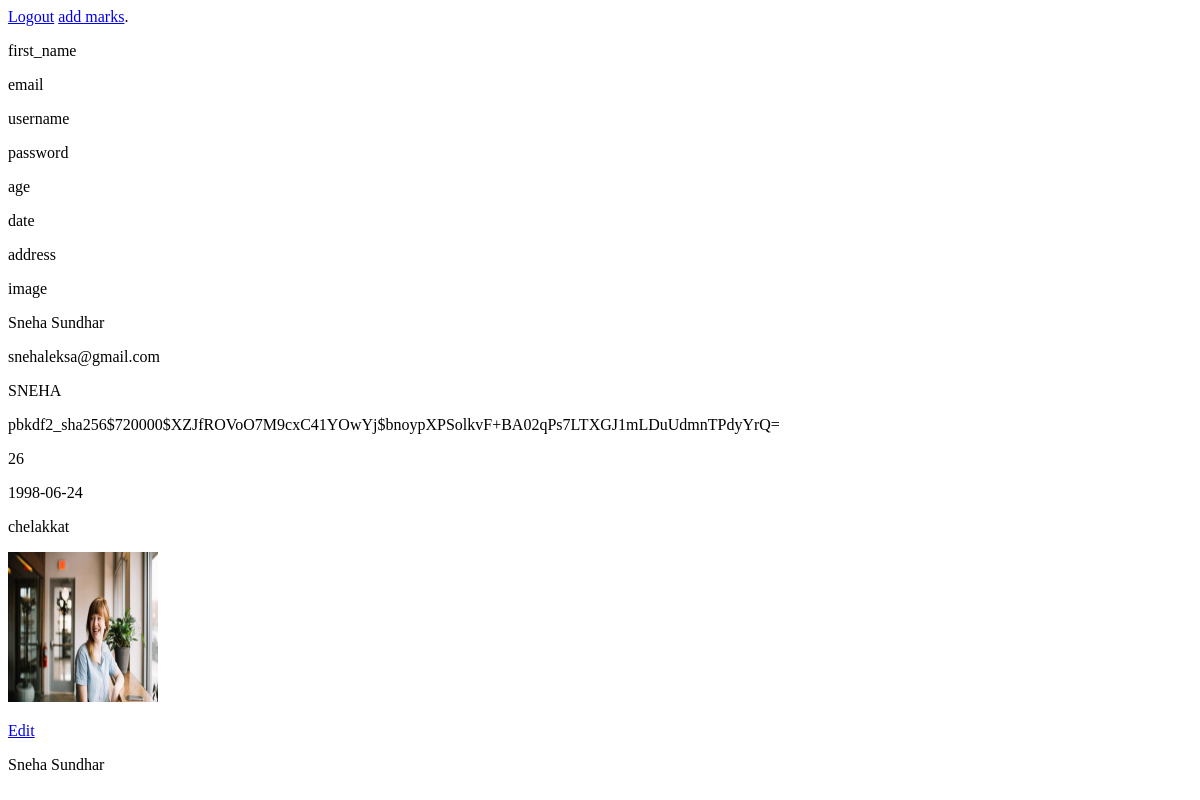
/home (signed in), run on an earlier commit of the app's database.
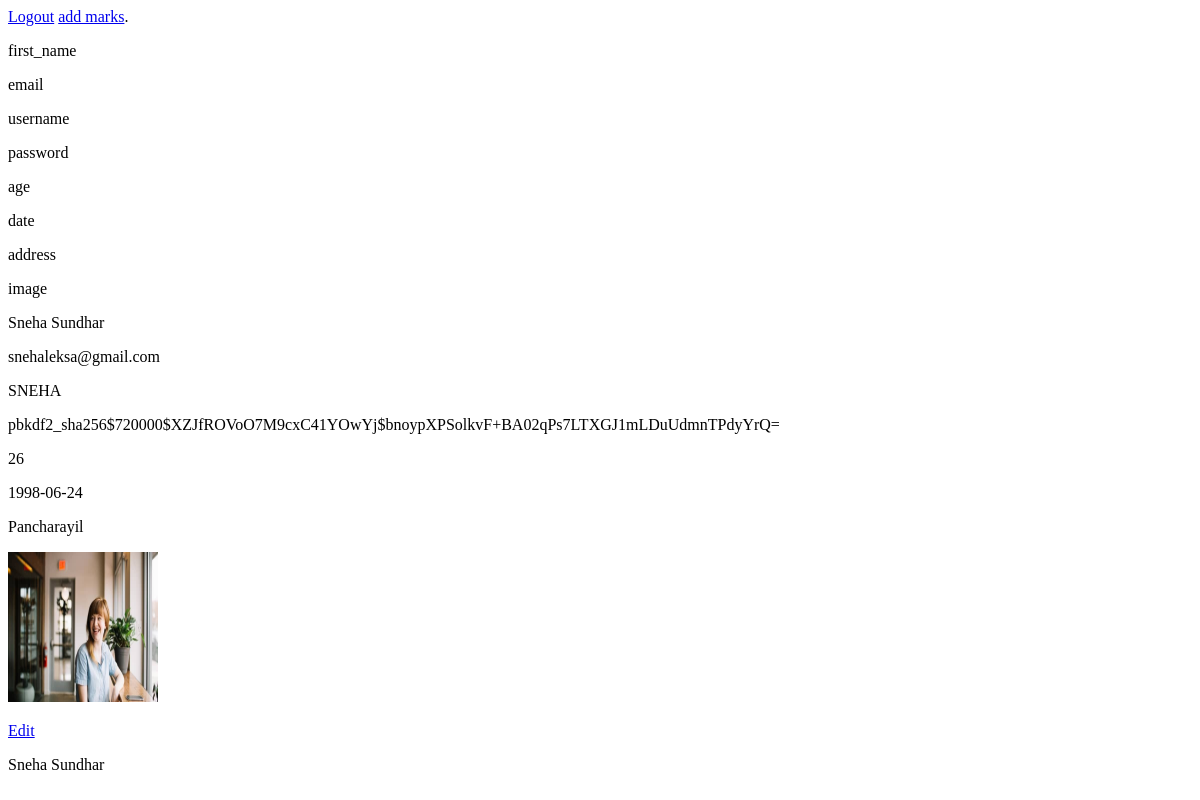
And on a later commit of the database.
### app/models.py (models this page shows, shortened)
class CustomUser(AbstractUser):
    age=models.IntegerField(null=True,blank=True)
    date=models.CharField(max_length=100,null=True,blank=True)
    address=models.CharField(max_length=100,null=True,blank=True)
    image=models.FileField(null=True,blank=True)

### app/views.py (the view)
# urls.py: 2. Add a URL to urlpatterns:  path('', views.home, name='home')
def home(request):
    data=CustomUser.objects.get(id=request.user.id)
    print(data.age)
    return render(request,'home.html',{'data':data})

### templates/home.html (shortened to what this page needs)
<!DOCTYPE html>
<html lang="en">
<head>
</head>
<body>
    <a href="logout">Logout</a>
    <a href="marks">add marks</a>.
            <p>first_name</p>
            <p>email</p>
            <p>username</p>
            <p>password</p>
            <p>age</p>
            <p>date</p>
            <p>address</p>
            <p>image</p>
            <p>{{data.first_name}}</p>
            <p>{{data.email}}</p>
            <p>{{data.username}}</p>
            <p>{{data.password}}</p>
            <p>{{data.age}}</p>
            <p>{{data.date}}</p>
            <p>{{data.address}}</p>
            <p><img src="{{data.image.url }}" alt=""width="150px" height="150px"></p>
            <p><a href="{% url 'edit' id=data.id %}">Edit</a></p>
    <p>{{data.first_name}}</p>
</body>
</html>

What changed in the data, as far as the page shows it:
changed CustomUser "Sneha Sundhar": address "chelakkat" → "Pancharayil"
